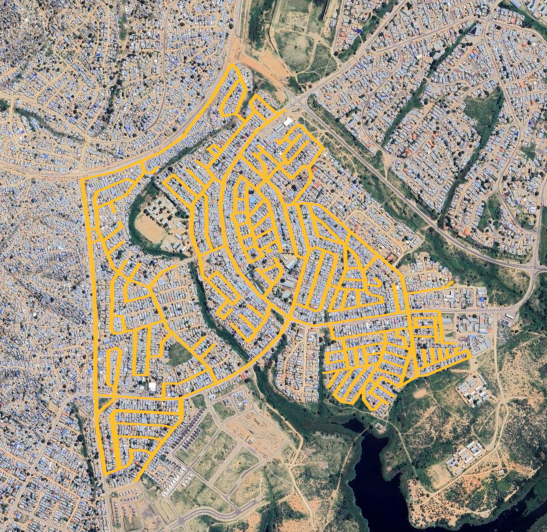
#> input picture Greenwell-map.png, 1094 x 1064 px (shown at 1/2 size)
$ python mclp_multi.py
#> lines starting #> are read from the running program, lines starting #| are printed output that depends on the picture; after the words box and inside, x2 and y2 are one past the last pixel; in counts of white or black regions, pixels touching at a corner belong together
from PIL import Image, ImageDraw, ImageFont
import numpy as np
import pulp
from sklearn.cluster import KMeans
import warnings
import time
warnings.filterwarnings("ignore")

IMG_PATH       = 'Greenwell-map.png' # change to fit your file name
CELL           = 40      # resolution, increase this if stalling (20=slow, 40=fast, 60=very fast)
THRESHOLD      = 80      # keep this at roughly CELL² × 0.05
S              = 75      # coverage radius in pixels
P              = 40      # number of stations

t_total = time.time()

print("─" * 60)
print(f"[1/5] Loading image: {IMG_PATH}")
t = time.time()
img = Image.open(IMG_PATH).convert('RGB')
arr = np.array(img)
H, W = arr.shape[:2]
#> H = 1064; W = 1094
r, g, b = arr[:,:,0], arr[:,:,1], arr[:,:,2]
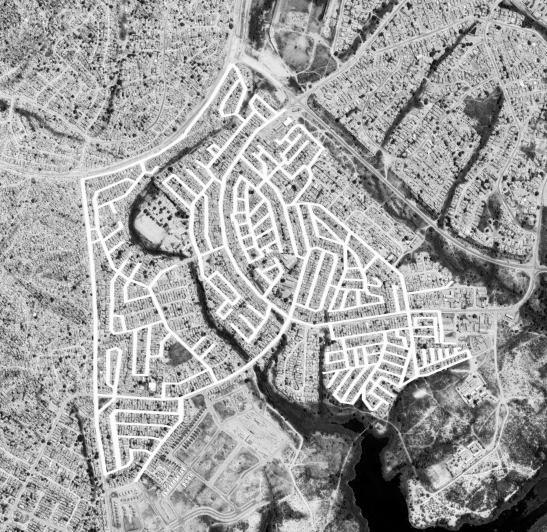
#> r: shape (1064, 1094) (shown at 1/2 size); min 0, max 255, mean 160.2
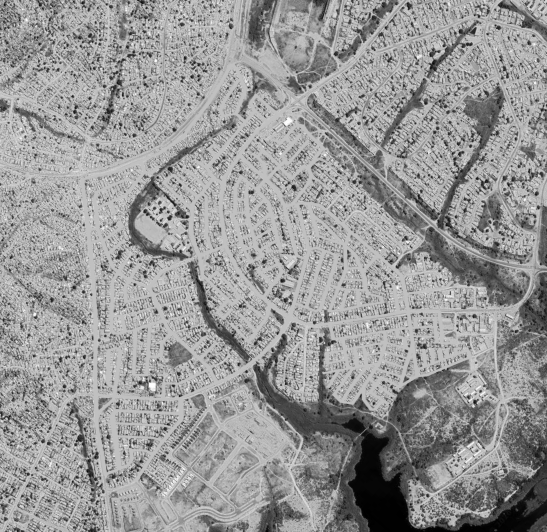
#> g: shape (1064, 1094) (shown at 1/2 size); min 0, max 255, mean 151.4
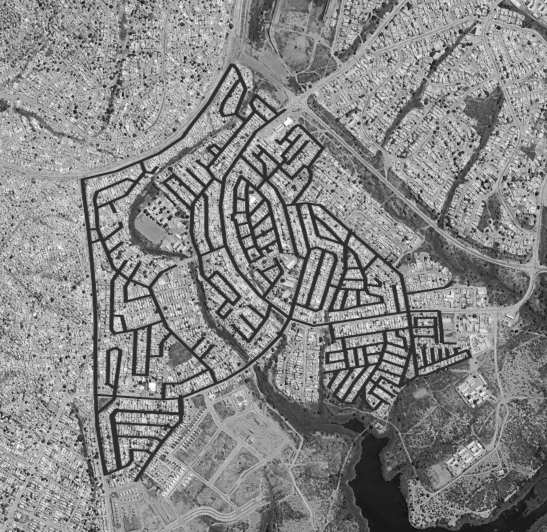
#> b: shape (1064, 1094) (shown at 1/2 size); min 0, max 255, mean 134.9
yellow = (r > 200) & (g > 160) & (b < 80) & (r > b + 140) & (g > b + 90)
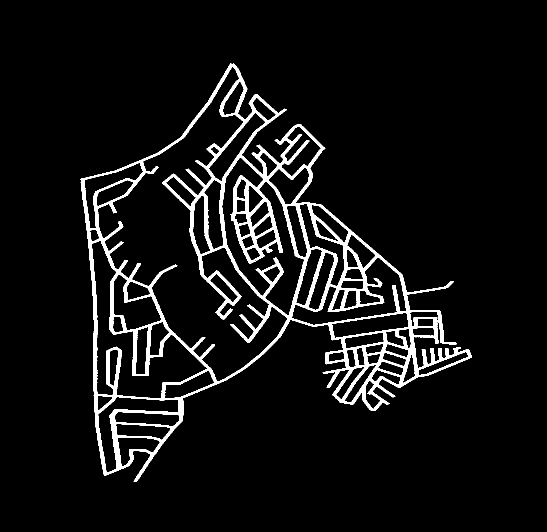
#> yellow: shape (1064, 1094) bool (shown at 1/2 size); 6.5% white; 1 white region, box (x1, y1, x2, y2) and area: (161, 127, 944, 964) 75204
print(f"    Image size: {W}x{H}px  |  Yellow pixels found: {yellow.sum():,}  ({time.time()-t:.1f}s)")

print(f"\n[2/5] Building demand points  (cell={CELL}px, threshold={THRESHOLD})")
t = time.time()
gh, gw = H // CELL, W // CELL
#> gh = 26; gw = 27
demand_points = []
for gy in range(gh):
    for gx in range(gw):
        weight = int(yellow[gy*CELL:(gy+1)*CELL, gx*CELL:(gx+1)*CELL].sum())
        if weight > THRESHOLD:
            cx = gx * CELL + CELL // 2
            cy = gy * CELL + CELL // 2
            demand_points.append((cx, cy, weight))
#> after the loop, demand_points = 212 items, first 6: (460, 140, 417), (420, 180, 238), (460, 180, 369), (500, 180, 426), (380, 220, 93), (420, 220, 234)

n_demand = len(demand_points)
#> n_demand = 212
candidates = [(x, y) for x, y, w in demand_points]
#> candidates = 212 pairs, first value 180 to 940, second value 140 to 940
weights    = [w for _, _, w in demand_points]
#> weights = 212 values, max 733 at index 188, min 81 at index 95, mean 351.6
coords     = np.array(candidates)
#> coords has the same summary as candidates
n_cands    = len(candidates)
#> n_cands = 212
print(f"    Demand points: {n_demand}  |  Candidates: {n_cands}  ({time.time()-t:.1f}s)")

if n_demand == 0:
    print("\n  ERROR: No demand points found.")
    print("  Fix: lower THRESHOLD or increase CELL size.")
    exit()

if n_demand > 400:
    print(f"\n  WARNING: {n_demand} demand points.")
    print(f"  ILP algorithms may be slow. Consider CELL=60, THRESHOLD=180.")


print(f"\n[3/5] Building coverage matrix  ({n_demand}x{n_cands} pairs)...")
#> (printed output is left out)
t = time.time()
coverage = {}
for i, (xi, yi, _) in enumerate(demand_points):
    coverage[i] = []
    for j, (xj, yj) in enumerate(candidates):
        if (xi-xj)**2 + (yi-yj)**2 <= S*S:
            coverage[i].append(j)
    if i % 100 == 0 and i > 0:
        elapsed = time.time() - t
        eta = elapsed / i * (n_demand - i)
        print(f"    {i}/{n_demand} ({100*i/n_demand:.0f}%)  elapsed: {elapsed:.0f}s  eta: {eta:.0f}s")
#> this loop made 212 passes
#> eta on passes 101, 201: 0.0122, 0.00112
#> (xi, yi) on passes 1 to 6: (460, 140), (420, 180), (460, 180), (500, 180), (380, 220), (420, 220)
#|     100/212 (47%)  elapsed: 0s  eta: 0s
#|     200/212 (94%)  elapsed: 0s  eta: 0s
#> after the loop, coverage = 212 items

print(f"    Coverage matrix done  ({time.time()-t:.1f}s)")

print("    Building distance matrix...")
t = time.time()
CAP = S * 4
dist_matrix = np.zeros((n_demand, n_cands), dtype=np.float32)
for i, (xi, yi, _) in enumerate(demand_points):
    for j, (xj, yj) in enumerate(candidates):
        dist_matrix[i, j] = min(np.sqrt((xi-xj)**2 + (yi-yj)**2), CAP)
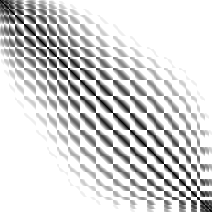
#> dist_matrix: shape (212, 212) float32; min 0, max 300, mean 250.3; drawn with min black and max white
print(f"    Distance matrix done  ({time.time()-t:.1f}s)")

# Drawing for stations

# [38 lines left out: function draw_result, not called in this run]

print(f"\n[4/5] Running algorithms  (P={P} stations)\n")

# ILP

print("── Algorithm 1: ILP ──")
t = time.time()
print(f"    Building model ({n_cands + n_demand} variables)...")
#> (printed output is left out)
#> (the run stopped early here; a loop or call above may not have finished)
